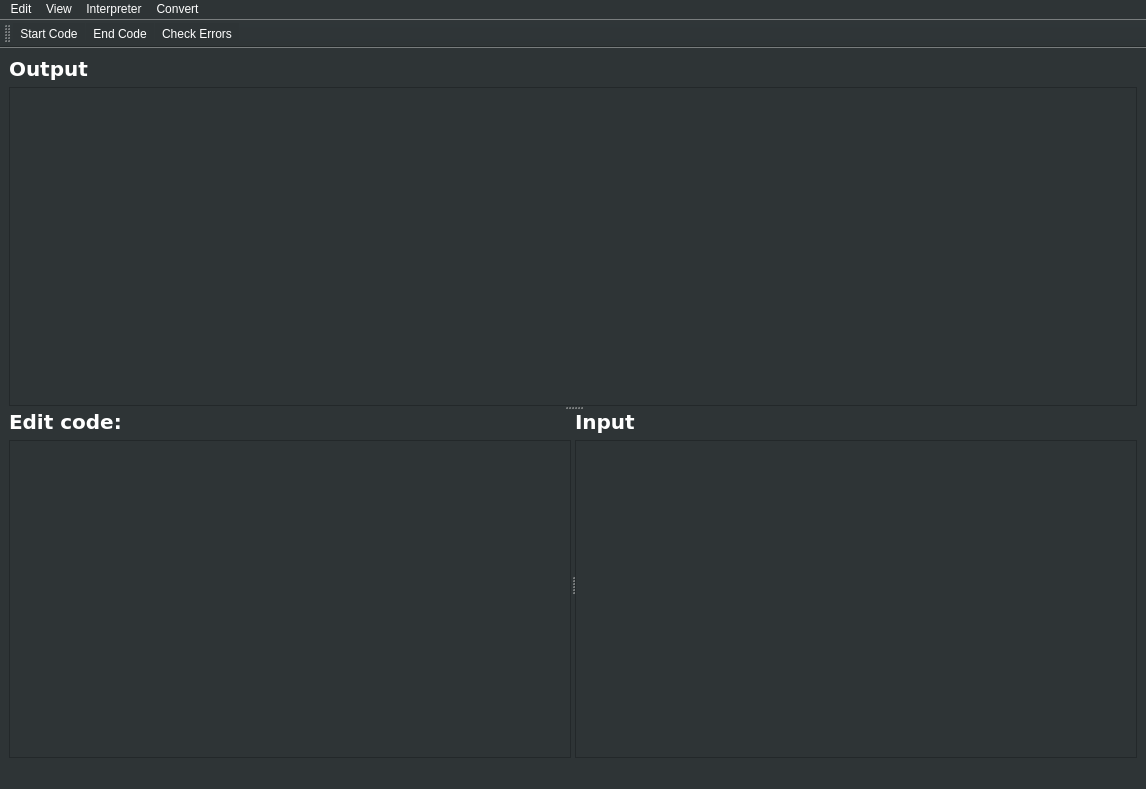
<?xml version="1.0" encoding="UTF-8"?>
<ui version="4.0">
 <class>MainWindow</class>
 <widget class="QMainWindow" name="MainWindow">
  <property name="geometry">
   <rect>
    <x>0</x>
    <y>0</y>
    <width>1146</width>
    <height>789</height>
   </rect>
  </property>
  <property name="windowTitle">
   <string>BrainFuckStudio v2.1</string>
  </property>
  <property name="windowIcon">
   <iconset resource="resources.qrc">
    <normaloff>:/res/img/logo.png</normaloff>:/res/img/logo.png</iconset>
  </property>
  <property name="styleSheet">
   <string notr="true">color: white; background-color: rgb(46, 52, 54)</string>
  </property>
  <widget class="QWidget" name="centralwidget">
   <property name="styleSheet">
    <string notr="true">color: white</string>
   </property>
   <layout class="QVBoxLayout" name="verticalLayout_4">
    <item>
     <widget class="QSplitter" name="splitter_2">
      <property name="orientation">
       <enum>Qt::Vertical</enum>
      </property>
      <widget class="QWidget" name="">
       <layout class="QVBoxLayout" name="verticalLayout">
        <item>
         <widget class="QLabel" name="label_output">
          <property name="font">
           <font>
            <family>DejaVu Sans</family>
            <pointsize>15</pointsize>
            <weight>75</weight>
            <bold>true</bold>
           </font>
          </property>
          <property name="styleSheet">
           <string notr="true"/>
          </property>
          <property name="text">
           <string>Output</string>
          </property>
         </widget>
        </item>
        <item>
         <widget class="QTextBrowser" name="output">
          <property name="font">
           <font>
            <pointsize>11</pointsize>
           </font>
          </property>
          <property name="styleSheet">
           <string notr="true"/>
          </property>
          <property name="verticalScrollBarPolicy">
           <enum>Qt::ScrollBarAsNeeded</enum>
          </property>
          <property name="sizeAdjustPolicy">
           <enum>QAbstractScrollArea::AdjustIgnored</enum>
          </property>
         </widget>
        </item>
       </layout>
      </widget>
      <widget class="QSplitter" name="splitter">
       <property name="orientation">
        <enum>Qt::Horizontal</enum>
       </property>
       <widget class="QWidget" name="">
        <layout class="QVBoxLayout" name="verticalLayout_2">
         <item>
          <layout class="QHBoxLayout" name="horizontalLayout">
           <item>
            <widget class="QLabel" name="label_edit_code">
             <property name="font">
              <font>
               <family>DejaVu Sans</family>
               <pointsize>15</pointsize>
               <weight>75</weight>
               <bold>true</bold>
              </font>
             </property>
             <property name="styleSheet">
              <string notr="true"/>
             </property>
             <property name="text">
              <string>Edit code:</string>
             </property>
            </widget>
           </item>
           <item>
            <widget class="QLabel" name="label_loadimg">
             <property name="text">
              <string/>
             </property>
            </widget>
           </item>
           <item>
            <spacer name="horizontalSpacer">
             <property name="orientation">
              <enum>Qt::Horizontal</enum>
             </property>
             <property name="sizeHint" stdset="0">
              <size>
               <width>40</width>
               <height>20</height>
              </size>
             </property>
            </spacer>
           </item>
          </layout>
         </item>
         <item>
          <widget class="QTextEdit" name="prog">
           <property name="styleSheet">
            <string notr="true"/>
           </property>
           <property name="html">
            <string>&lt;!DOCTYPE HTML PUBLIC &quot;-//W3C//DTD HTML 4.0//EN&quot; &quot;http://www.w3.org/TR/REC-html40/strict.dtd&quot;&gt;
&lt;html&gt;&lt;head&gt;&lt;meta name=&quot;qrichtext&quot; content=&quot;1&quot; /&gt;&lt;style type=&quot;text/css&quot;&gt;
p, li { white-space: pre-wrap; }
&lt;/style&gt;&lt;/head&gt;&lt;body style=&quot; font-family:'Consolas'; font-size:11pt; font-weight:400; font-style:normal;&quot;&gt;
&lt;p style=&quot;-qt-paragraph-type:empty; margin-top:0px; margin-bottom:0px; margin-left:0px; margin-right:0px; -qt-block-indent:0; text-indent:0px;&quot;&gt;&lt;br /&gt;&lt;/p&gt;&lt;/body&gt;&lt;/html&gt;</string>
           </property>
          </widget>
         </item>
        </layout>
       </widget>
       <widget class="QWidget" name="">
        <layout class="QVBoxLayout" name="verticalLayout_3">
         <item>
          <widget class="QLabel" name="label_input">
           <property name="font">
            <font>
             <family>DejaVu Sans</family>
             <pointsize>15</pointsize>
             <weight>75</weight>
             <bold>true</bold>
            </font>
           </property>
           <property name="styleSheet">
            <string notr="true"/>
           </property>
           <property name="text">
            <string>Input</string>
           </property>
          </widget>
         </item>
         <item>
          <widget class="QTextEdit" name="input">
           <property name="styleSheet">
            <string notr="true"/>
           </property>
          </widget>
         </item>
        </layout>
       </widget>
      </widget>
     </widget>
    </item>
   </layout>
  </widget>
  <widget class="QMenuBar" name="menubar">
   <property name="geometry">
    <rect>
     <x>0</x>
     <y>0</y>
     <width>1146</width>
     <height>21</height>
    </rect>
   </property>
   <property name="styleSheet">
    <string notr="true">color: white; background-color: rgb(46, 52, 54)</string>
   </property>
   <widget class="QMenu" name="menuEdit_Code">
    <property name="title">
     <string>Edit</string>
    </property>
    <widget class="QMenu" name="menuLoad_Example">
     <property name="title">
      <string>Load Example</string>
     </property>
     <addaction name="separator"/>
     <addaction name="actionbeer_bf"/>
     <addaction name="separator"/>
     <addaction name="actioncellsize_bf"/>
     <addaction name="separator"/>
     <addaction name="actionhello_bf"/>
     <addaction name="separator"/>
     <addaction name="actionmandelbrot_tiny_bf"/>
     <addaction name="separator"/>
     <addaction name="actionmandelbrot_bf"/>
     <addaction name="separator"/>
     <addaction name="actionpidigits_bf"/>
    </widget>
    <addaction name="separator"/>
    <addaction name="actionClear"/>
    <addaction name="separator"/>
    <addaction name="actionSave"/>
    <addaction name="separator"/>
    <addaction name="actionLoad"/>
    <addaction name="separator"/>
    <addaction name="menuLoad_Example"/>
    <addaction name="separator"/>
    <addaction name="actionLoad_from_file"/>
    <addaction name="separator"/>
    <addaction name="actionSave_to_file"/>
   </widget>
   <widget class="QMenu" name="menuStyle">
    <property name="title">
     <string>View</string>
    </property>
    <widget class="QMenu" name="menuColor_scheme">
     <property name="title">
      <string>Color scheme</string>
     </property>
     <addaction name="actionDark"/>
     <addaction name="actionLight"/>
    </widget>
    <widget class="QMenu" name="menuText_settings">
     <property name="title">
      <string>Text settings</string>
     </property>
     <addaction name="separator"/>
     <addaction name="actionOutput"/>
     <addaction name="separator"/>
     <addaction name="actionInput"/>
     <addaction name="separator"/>
     <addaction name="actionCode_buffer"/>
     <addaction name="separator"/>
     <addaction name="actionSystem"/>
    </widget>
    <addaction name="separator"/>
    <addaction name="separator"/>
    <addaction name="menuColor_scheme"/>
    <addaction name="separator"/>
    <addaction name="menuText_settings"/>
   </widget>
   <widget class="QMenu" name="menuInterpreter">
    <property name="title">
     <string>Interpreter</string>
    </property>
    <widget class="QMenu" name="menuCell_Size">
     <property name="title">
      <string>Cell Size</string>
     </property>
     <addaction name="action8_byte"/>
     <addaction name="action16_byte"/>
     <addaction name="action32_byte"/>
    </widget>
    <addaction name="separator"/>
    <addaction name="menuCell_Size"/>
    <addaction name="separator"/>
    <addaction name="actionView_memory"/>
   </widget>
   <widget class="QMenu" name="menuConvert">
    <property name="title">
     <string>Convert</string>
    </property>
    <addaction name="actionto_C"/>
    <addaction name="actiontext_to_code"/>
   </widget>
   <addaction name="menuEdit_Code"/>
   <addaction name="menuStyle"/>
   <addaction name="menuInterpreter"/>
   <addaction name="menuConvert"/>
  </widget>
  <widget class="QStatusBar" name="statusbar"/>
  <widget class="QToolBar" name="toolBar">
   <property name="windowTitle">
    <string>toolBar</string>
   </property>
   <attribute name="toolBarArea">
    <enum>TopToolBarArea</enum>
   </attribute>
   <attribute name="toolBarBreak">
    <bool>false</bool>
   </attribute>
   <addaction name="actionStart_Code"/>
   <addaction name="actionEnd_Code"/>
   <addaction name="actionCheck_Errors"/>
  </widget>
  <action name="actionStart_Code">
   <property name="icon">
    <iconset resource="resources.qrc">
     <normaloff>:/res/img/green_start.png</normaloff>:/res/img/green_start.png</iconset>
   </property>
   <property name="text">
    <string>Start Code</string>
   </property>
   <property name="shortcut">
    <string>F5</string>
   </property>
  </action>
  <action name="actionEnd_Code">
   <property name="icon">
    <iconset resource="resources.qrc">
     <normaloff>:/res/img/red_stop.jpeg</normaloff>:/res/img/red_stop.jpeg</iconset>
   </property>
   <property name="text">
    <string>End Code</string>
   </property>
  </action>
  <action name="actionClear">
   <property name="text">
    <string>Clear</string>
   </property>
  </action>
  <action name="actionSave">
   <property name="text">
    <string>Save to buffer</string>
   </property>
   <property name="shortcut">
    <string>Ctrl+S</string>
   </property>
  </action>
  <action name="actionLoad">
   <property name="text">
    <string>Load from buffer</string>
   </property>
  </action>
  <action name="actionbeer_bf">
   <property name="text">
    <string>beer.bf</string>
   </property>
  </action>
  <action name="actioncellsize_bf">
   <property name="text">
    <string>cellsize.bf</string>
   </property>
  </action>
  <action name="actionhello_bf">
   <property name="text">
    <string>hello.bf</string>
   </property>
  </action>
  <action name="actionmandelbrot_tiny_bf">
   <property name="text">
    <string>mandelbrot-tiny.bf</string>
   </property>
  </action>
  <action name="actionmandelbrot_bf">
   <property name="text">
    <string>mandelbrot.bf</string>
   </property>
  </action>
  <action name="actionpidigits_bf">
   <property name="text">
    <string>pidigits.bf</string>
   </property>
  </action>
  <action name="actionDark">
   <property name="checkable">
    <bool>true</bool>
   </property>
   <property name="text">
    <string>Dark</string>
   </property>
  </action>
  <action name="actionLight">
   <property name="checkable">
    <bool>true</bool>
   </property>
   <property name="text">
    <string>Light</string>
   </property>
  </action>
  <action name="action8_byte">
   <property name="checkable">
    <bool>true</bool>
   </property>
   <property name="text">
    <string>8 byte</string>
   </property>
  </action>
  <action name="action16_byte">
   <property name="checkable">
    <bool>true</bool>
   </property>
   <property name="text">
    <string>16 byte</string>
   </property>
  </action>
  <action name="action32_byte">
   <property name="checkable">
    <bool>true</bool>
   </property>
   <property name="text">
    <string>32 byte</string>
   </property>
  </action>
  <action name="actionView_memory">
   <property name="text">
    <string>View memory</string>
   </property>
  </action>
  <action name="actionCheck_Errors">
   <property name="icon">
    <iconset resource="resources.qrc">
     <normaloff>:/res/img/errors.png</normaloff>:/res/img/errors.png</iconset>
   </property>
   <property name="text">
    <string>Check Errors</string>
   </property>
  </action>
  <action name="actionOutput">
   <property name="text">
    <string>Output</string>
   </property>
  </action>
  <action name="actionInput">
   <property name="text">
    <string>Input</string>
   </property>
  </action>
  <action name="actionCode_buffer">
   <property name="text">
    <string>Code buffer</string>
   </property>
  </action>
  <action name="actionSystem">
   <property name="text">
    <string>System</string>
   </property>
  </action>
  <action name="actionLoad_from_file">
   <property name="text">
    <string>Load from file</string>
   </property>
  </action>
  <action name="actionSave_to_file">
   <property name="text">
    <string>Save to file</string>
   </property>
  </action>
  <action name="actionto_C">
   <property name="text">
    <string>code to C</string>
   </property>
  </action>
  <action name="actiontext_to_code">
   <property name="text">
    <string>text to code</string>
   </property>
  </action>
 </widget>
 <resources>
  <include location="resources.qrc"/>
 </resources>
 <connections/>
</ui>
